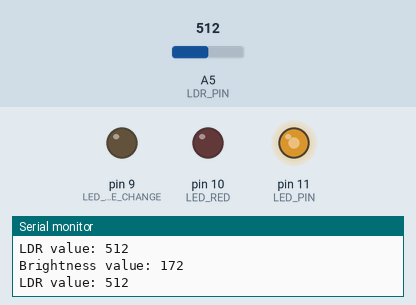
Recording of a sketch running on a simulated Arduino Uno, built with avr-gcc and run on an emulated ATmega328P. Shown: output pins drawn as LEDs (lit = HIGH), the last lines printed to the serial monitor. The test bench sets the inputs (shaded band); at power-on: A5 (LDR_PIN) = 512.

Above: at 1.2 s.
1.3 s: A5 (LDR_PIN) set to 900
At 2.5 s:
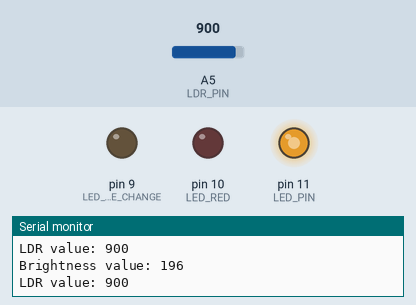
2.8 s: A5 (LDR_PIN) set to 1010
At 3.4 s:
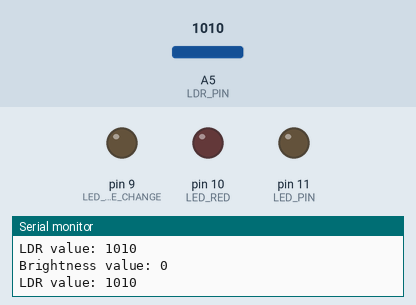
4.3 s: A5 (LDR_PIN) set to 122
At 5.0 s:
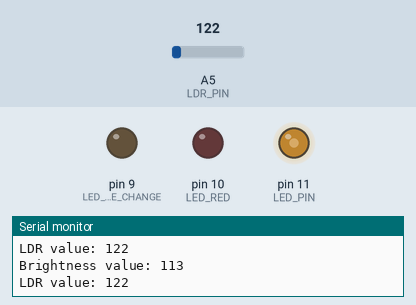
5.8 s: A5 (LDR_PIN) set to 11
At 6.9 s:
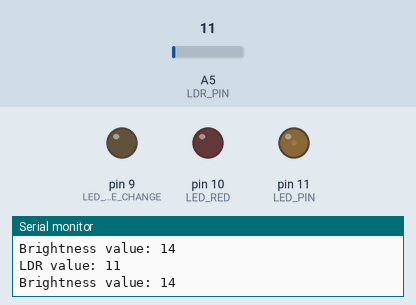
7.3 s: A5 (LDR_PIN) set to 8
At 8.5 s:
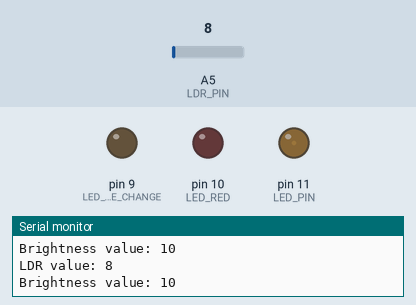
8.8 s: A5 (LDR_PIN) set to 511
At 10.2 s:
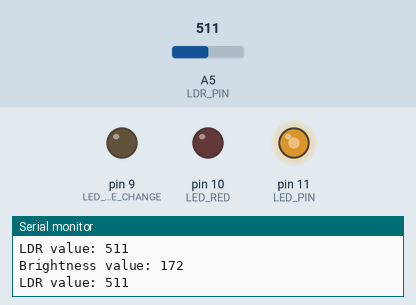
Timing chart, 0 to 11.3 s (numbered marks = the images above; inputs shaded):
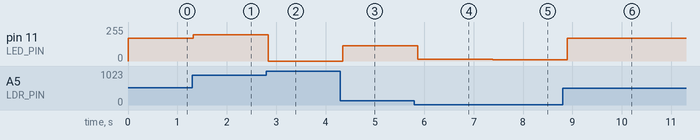

The sketch:

dynamicDimming.ino
```cpp
// This file contains code that uses the incoming LDR sensor values
// to map the LED to an appopriate brightness level.
// One function is a linear mapping between LDR value and brightness.
// The other is a logrithmic mapping.
// Rule of thumb: The less ambient light there is, the less artifical light that is needed. Have a max LDR value where there is no light.
// Minimum lumens should be around 40

#define LDR_PIN A5
#define LED_PIN 11
#define LED_STATE_CHANGE 9 // yellow light to indicate when button is pressed
#define LED_RED 10
#define BUTTON_PIN 6
#define OFF 0
#define AUTO 1
#define RED 2
#define DIM 3
#define FULL 4
#define LDR_thresh 1000
#define DIM_VAL 20
#define FULL_VAL 255

// Defintion of states (4 states)
  // off, auto, red, dim, full, off

// Button Vars
int buttonState = 0;
bool pressed = false;

int state = OFF;
int brightness = OFF;

int LDRValue;
int delta;

bool ramping = false;

void setup() {
  // put your setup code here, to run once:
  Serial.begin(9600); // sets serial port for communication
  pinMode(LDR_PIN, INPUT);
  pinMode(LED_PIN, OUTPUT);
  pinMode(LED_RED, OUTPUT);
  pinMode(LED_STATE_CHANGE, OUTPUT);
  pinMode(BUTTON_PIN, INPUT);

}

void loop() {
  // Collect all sensor information
  // LDRValue = analogRead(LDR_PIN); // read the value from the LDR

  // checking out ldr output
  // Serial.print("LDR Value: ");
  // Serial.println(LDRValue);

  LDRValue = analogRead(LDR_PIN); // read the value from the LDR
  brightness = autoDimLogReverse(LDRValue);
  Serial.print("Brightness value: ");
  Serial.println(brightness);
  Serial.print("LDR value: ");
  Serial.println(LDRValue);

  analogWrite(LED_PIN, brightness);
  delay(100);

//  testDimmer();
//  delay(100);
}

// "Exponential" mapping between LDR value (ambient light) and output brightness
// FUNCTION TO IMPLEMENT IN STATE MACHINE
byte autoDimLogReverse(int LDRValue) {

  float MIN_LDR = 10;
  float MAX_LDR = 1000;

  float MIN_BRIGHTNESS = 10;
  float MAX_BRIGHTNESS = 200;

  if (LDRValue > MAX_LDR)
    return OFF;
  else if (LDRValue < MIN_LDR){
    return MIN_BRIGHTNESS;
    }
  else {
     // LDR to sinh mapping
     double sinh_val = sinhMap(LDRValue);
     // sinh to linear brightness mapping
     double MIN_IN = sinhMap(MIN_LDR);
     double MAX_IN = sinhMap(MAX_LDR);
     double slope = 1.0 * (MAX_BRIGHTNESS - MIN_BRIGHTNESS) / (MAX_IN - MIN_IN);
     return (byte) MIN_BRIGHTNESS + round(slope * (sinh_val - MIN_IN));

    }
}

// sinh function
double sinhMap(double y){
    return log10((y + sqrt(pow(y, 2) + 4))/2);
  }

// TESTS

// Test with mock inputs
void testDimmer(){

  // Mock inputs, analog reads in ints between 0 and 1023
  int mockInput[] = {1000, 900, 800, 600, 400, 350, 300, 250, 200, 150, 100, 50, 0};
  int len = sizeof(mockInput)/sizeof(mockInput[0]);
  int result[len];

  for (int i = 0; i < len; i++){
    result[i] = autoDimLogReverse(mockInput[i]);
    Serial.print("For LDR reading of: ");
    Serial.print(mockInput[i]);
    Serial.print(" the corresponding brightness level is: ");
    Serial.print(result[i]);
    Serial.println();
   }

   /////// TESTS /////////
  testInRange(result, len);
  testDecInc(result, len);
  // delay(1000); // slow down the main loop
}

// Make sure brightness is within range 0 to 100
void testInRange(int result[], int len){
  bool passed = true;
  for (int i = 0; i < len; i++){
    if (result[i] > 100 || result[i] < 0)
      passed = false;
   }

  if(passed)
    Serial.println("RANGE TEST PASSED\n");
  else
    Serial.println("RANGE TEST FAILED\n");
}

// Make sure brightness is decreasing at an increasing rate
void testDecInc(int result[], int len){
  bool passed = true;
   for (int i = 0; i < len - 2; i++){
     if (result[i] - result[i + 1] > result[i + 1] - result[i + 2]){
        // Serial.print("Brightness value is not decreasing at an increasing rate ");
        // Serial.println();
        passed = false;
      }
  }

  if(passed)
    Serial.println("DEC/INC TEST PASSED\n");
  else
    Serial.println("DEC/INC TEST FAILED\n");
}
void debug(){
  Serial.print("LDR Value: ");
  Serial.println(LDRValue);
  Serial.print("Brightness: ");
  Serial.println(brightness);
}

// OTHER TYPES OF MAPPINGS

// Linear dimming relative to ambient light
byte autoDimLinear(int LDRValue) {
  int MAX_LDR = 800;
  int MIN_LDR = 0;

  int MAX_BRIGHTNESS = 100;
  int MIN_BRIGHTNESS = 10;
  if (LDRValue > MAX_LDR)
    return OFF;
  else {
    // Start by linear mapping LDR values to brightness values
      double slope = 1.0 * (MAX_BRIGHTNESS - MIN_BRIGHTNESS) / (MAX_LDR - MIN_LDR);
      return MIN_BRIGHTNESS + round(slope * (LDRValue - MIN_LDR));
    }
}

// Log dimming relative to ambient light
byte autoDimLog(int LDRValue) {
  // TODO: make drops between higher LDR values less extreme, but drops
  // between lower LDR values more extreme. Have more variability in the brightness output.
  int MAX_LDR = 800;
  int MIN_LDR = 0;

  int MAX_BRIGHTNESS = log(100);
  int MIN_BRIGHTNESS = log(10);
  if (LDRValue > MAX_LDR)
    return OFF;
  else {
    // Start by linear mapping LDR values to brightness values
      double slope = 1.0 * (MAX_BRIGHTNESS - MIN_BRIGHTNESS) / (MAX_LDR - MIN_LDR);
      return exp(MIN_BRIGHTNESS + round(slope*(LDRValue-MIN_LDR)));
    }
}
```

Measured:
- after the input at 1.3 s, pin 11 (LED_PIN): 172/255 → 196/255 at once
- after the input at 2.8 s, pin 11 (LED_PIN): 196/255 → 0/255 at once
- after the input at 4.3 s, pin 11 (LED_PIN): 0/255 → 113/255 after 0.05 s
- after the input at 5.8 s, pin 11 (LED_PIN): 113/255 → 14/255 after 0.07 s
- after the input at 7.3 s, pin 11 (LED_PIN): 14/255 → 10/255 after 0.09 s
- after the input at 8.8 s, pin 11 (LED_PIN): 10/255 → 172/255 after 0.10 s
